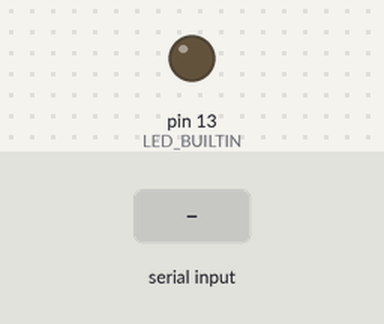
The sketch below on a simulated Arduino Uno, built with avr-gcc and run on an emulated ATmega328P. Parts: output pins drawn as LEDs (lit = HIGH). The test bench sets the inputs (shaded band).

Above: at 1.2 s.
1.3 s: "30,150\n" received over Serial
At 2.5 s:
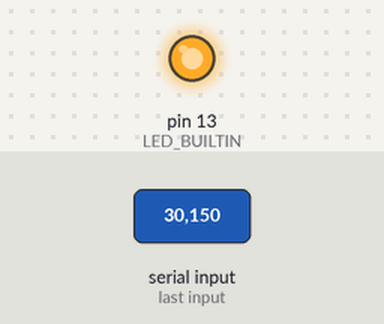
Timing chart, 0 to 4.3 s (numbered marks = the images above; inputs shaded):
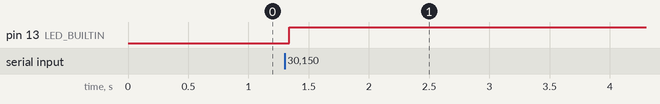

Measured:
- after the input at 1.3 s, pin 13 (LED_BUILTIN): LOW → HIGH at once

The sketch:

Sketch5.2.ino
```cpp
 void setup() {
	pinMode(LED_BUILTIN, OUTPUT);
	Serial.begin(115200);
}

void loop() {
	if (Serial.available()) {
		int val = Serial.read() - '0';
		digitalWrite(LED_BUILTIN, val);
	}
}
```
